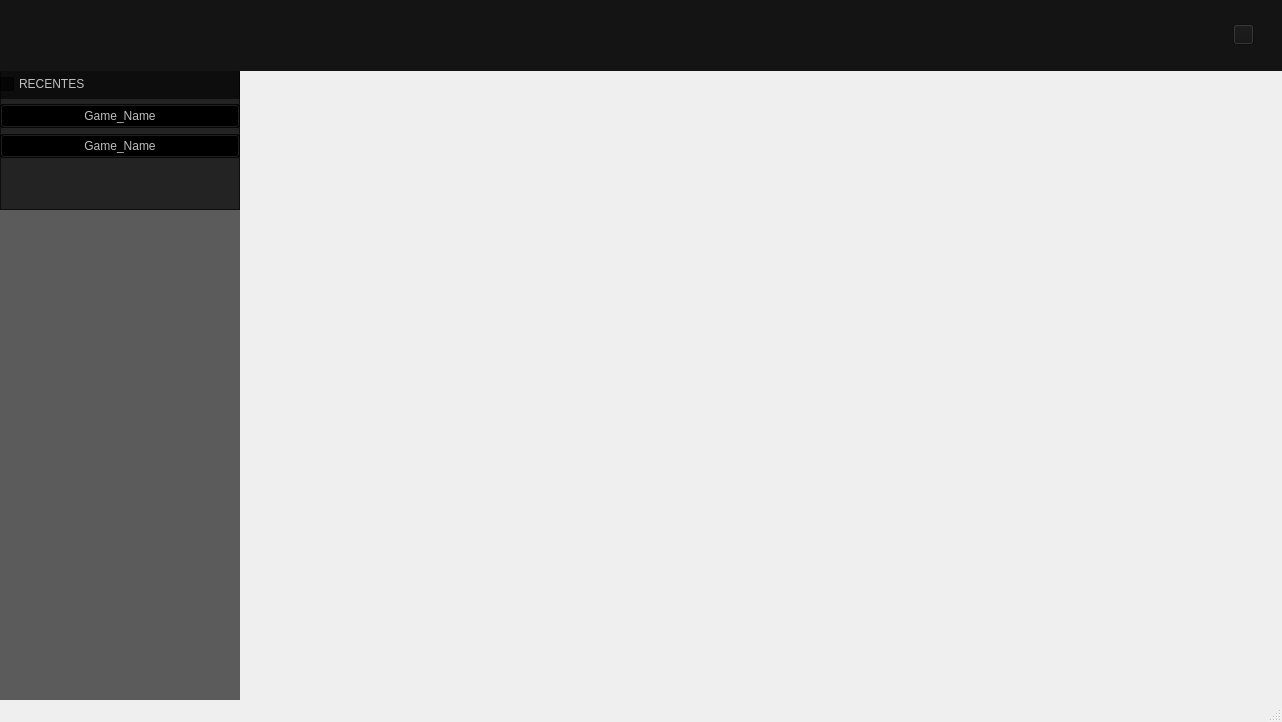
<?xml version="1.0" encoding="UTF-8"?>
<ui version="4.0">
 <class>MainWindow</class>
 <widget class="QMainWindow" name="MainWindow">
  <property name="enabled">
   <bool>false</bool>
  </property>
  <property name="geometry">
   <rect>
    <x>0</x>
    <y>0</y>
    <width>1282</width>
    <height>722</height>
   </rect>
  </property>
  <property name="minimumSize">
   <size>
    <width>994</width>
    <height>564</height>
   </size>
  </property>
  <property name="windowTitle">
   <string>MainWindow</string>
  </property>
  <widget class="QWidget" name="centralwidget">
   <widget class="QLabel" name="Game_details">
    <property name="geometry">
     <rect>
      <x>0</x>
      <y>0</y>
      <width>1920</width>
      <height>1080</height>
     </rect>
    </property>
    <property name="text">
     <string/>
    </property>
    <property name="pixmap">
     <pixmap>C:/Users/joaog/OneDrive/Documentos/dead-cells-game-thumb 1.png</pixmap>
    </property>
    <property name="scaledContents">
     <bool>true</bool>
    </property>
    <property name="alignment">
     <set>Qt::AlignCenter</set>
    </property>
   </widget>
   <widget class="QWidget" name="Games_display" native="true">
    <property name="geometry">
     <rect>
      <x>0</x>
      <y>59</y>
      <width>240</width>
      <height>1021</height>
     </rect>
    </property>
    <property name="autoFillBackground">
     <bool>false</bool>
    </property>
    <property name="styleSheet">
     <string notr="true">background-color: rgba(0, 0, 0, 158);</string>
    </property>
    <widget class="QFrame" name="recentes">
     <property name="geometry">
      <rect>
       <x>0</x>
       <y>10</y>
       <width>240</width>
       <height>141</height>
      </rect>
     </property>
     <property name="frameShape">
      <enum>QFrame::StyledPanel</enum>
     </property>
     <property name="frameShadow">
      <enum>QFrame::Raised</enum>
     </property>
     <widget class="QPushButton" name="game_button_2">
      <property name="geometry">
       <rect>
        <x>0</x>
        <y>35</y>
        <width>240</width>
        <height>24</height>
       </rect>
      </property>
      <property name="text">
       <string>Game_Name</string>
      </property>
      <property name="icon">
       <iconset>
        <normaloff>../Yuzu 3602/2cfa3753d6a524711acb5fce38eeca1a.ico</normaloff>../Yuzu 3602/2cfa3753d6a524711acb5fce38eeca1a.ico</iconset>
      </property>
     </widget>
     <widget class="QPushButton" name="game_button">
      <property name="geometry">
       <rect>
        <x>0</x>
        <y>65</y>
        <width>240</width>
        <height>24</height>
       </rect>
      </property>
      <property name="text">
       <string>Game_Name</string>
      </property>
      <property name="icon">
       <iconset>
        <normaloff>../Yuzu 3602/2cfa3753d6a524711acb5fce38eeca1a.ico</normaloff>../Yuzu 3602/2cfa3753d6a524711acb5fce38eeca1a.ico</iconset>
      </property>
     </widget>
     <widget class="QCheckBox" name="recents_collapsable">
      <property name="geometry">
       <rect>
        <x>0</x>
        <y>0</y>
        <width>240</width>
        <height>30</height>
       </rect>
      </property>
      <property name="minimumSize">
       <size>
        <width>240</width>
        <height>30</height>
       </size>
      </property>
      <property name="text">
       <string>RECENTES</string>
      </property>
      <property name="icon">
       <iconset>
        <normaloff>assets/ICON_Recentes.png</normaloff>assets/ICON_Recentes.png</iconset>
      </property>
      <property name="checkable">
       <bool>true</bool>
      </property>
      <property name="checked">
       <bool>false</bool>
      </property>
      <property name="tristate">
       <bool>false</bool>
      </property>
     </widget>
    </widget>
   </widget>
   <widget class="QWidget" name="Menu_Bar" native="true">
    <property name="geometry">
     <rect>
      <x>-1</x>
      <y>0</y>
      <width>1920</width>
      <height>71</height>
     </rect>
    </property>
    <property name="styleSheet">
     <string notr="true">background-color: rgb(20, 20, 20);</string>
    </property>
    <widget class="QLabel" name="logo">
     <property name="geometry">
      <rect>
       <x>50</x>
       <y>15</y>
       <width>121</width>
       <height>41</height>
      </rect>
     </property>
     <property name="text">
      <string/>
     </property>
     <property name="pixmap">
      <pixmap>assets/LOGO.png</pixmap>
     </property>
     <property name="scaledContents">
      <bool>true</bool>
     </property>
    </widget>
    <widget class="QPushButton" name="pushButton">
     <property name="geometry">
      <rect>
       <x>1234</x>
       <y>24</y>
       <width>21</width>
       <height>21</height>
      </rect>
     </property>
     <property name="text">
      <string/>
     </property>
     <property name="icon">
      <iconset>
       <normaloff>assets/ICON_Menu.png</normaloff>assets/ICON_Menu.png</iconset>
     </property>
     <property name="iconSize">
      <size>
       <width>21</width>
       <height>21</height>
      </size>
     </property>
    </widget>
   </widget>
  </widget>
  <widget class="QStatusBar" name="statusbar"/>
 </widget>
 <resources/>
 <connections/>
</ui>
